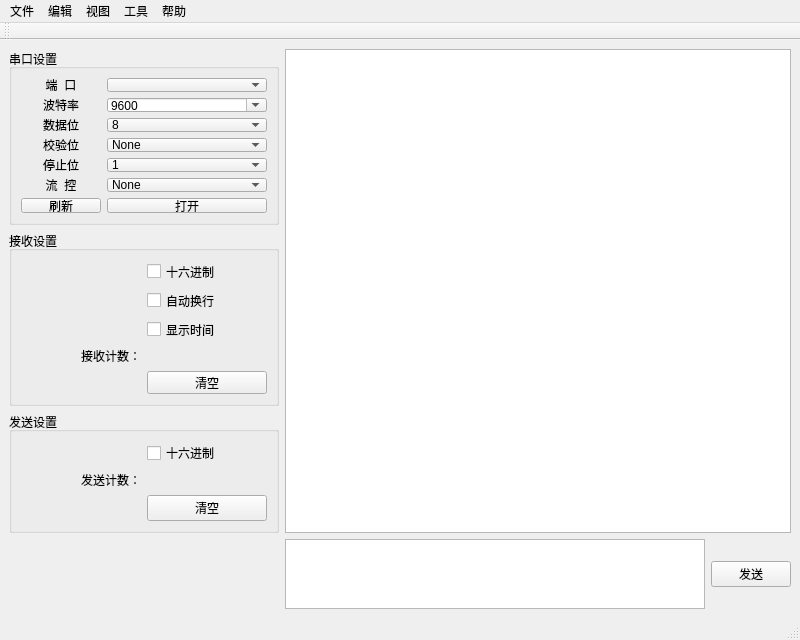
<?xml version="1.0" encoding="UTF-8"?>
<ui version="4.0">
 <class>MainWindow</class>
 <widget class="QMainWindow" name="MainWindow">
  <property name="geometry">
   <rect>
    <x>0</x>
    <y>0</y>
    <width>800</width>
    <height>640</height>
   </rect>
  </property>
  <property name="minimumSize">
   <size>
    <width>800</width>
    <height>640</height>
   </size>
  </property>
  <property name="windowTitle">
   <string>SerialMaster</string>
  </property>
  <property name="windowIcon">
   <iconset resource="source.qrc">
    <normaloff>:/icon/串口.png</normaloff>:/icon/串口.png</iconset>
  </property>
  <widget class="QWidget" name="centralWidget">
   <layout class="QGridLayout" name="gridLayout_2">
    <item row="1" column="0">
     <widget class="QGroupBox" name="groupBox_2">
      <property name="maximumSize">
       <size>
        <width>16777215</width>
        <height>16777215</height>
       </size>
      </property>
      <property name="title">
       <string>接收设置</string>
      </property>
      <layout class="QGridLayout" name="gridLayout_3">
       <item row="5" column="1">
        <widget class="QPushButton" name="pushButton_ReceiveClearCnt">
         <property name="text">
          <string>清空</string>
         </property>
        </widget>
       </item>
       <item row="4" column="0">
        <widget class="QLabel" name="label_7">
         <property name="text">
          <string>接收计数：</string>
         </property>
         <property name="alignment">
          <set>Qt::AlignRight|Qt::AlignTrailing|Qt::AlignVCenter</set>
         </property>
        </widget>
       </item>
       <item row="2" column="1">
        <widget class="QCheckBox" name="checkBox_ReceiveShowTime">
         <property name="text">
          <string>显示时间</string>
         </property>
        </widget>
       </item>
       <item row="0" column="1">
        <widget class="QCheckBox" name="checkBox_ReceiveHEX">
         <property name="text">
          <string>十六进制</string>
         </property>
        </widget>
       </item>
       <item row="4" column="1">
        <widget class="QLabel" name="label_ReceiveCnt">
         <property name="text">
          <string/>
         </property>
        </widget>
       </item>
       <item row="1" column="1">
        <widget class="QCheckBox" name="checkBox_ReceiveAutoNewLine">
         <property name="text">
          <string>自动换行</string>
         </property>
        </widget>
       </item>
      </layout>
     </widget>
    </item>
    <item row="0" column="0">
     <widget class="QGroupBox" name="groupBox">
      <property name="minimumSize">
       <size>
        <width>240</width>
        <height>0</height>
       </size>
      </property>
      <property name="maximumSize">
       <size>
        <width>16777215</width>
        <height>16777215</height>
       </size>
      </property>
      <property name="title">
       <string>串口设置</string>
      </property>
      <layout class="QGridLayout" name="gridLayout">
       <item row="6" column="1">
        <widget class="QComboBox" name="comboBox_FlowCtrl">
         <item>
          <property name="text">
           <string>None</string>
          </property>
         </item>
        </widget>
       </item>
       <item row="2" column="1">
        <widget class="QComboBox" name="comboBox_BaundRate">
         <property name="editable">
          <bool>true</bool>
         </property>
         <item>
          <property name="text">
           <string>9600</string>
          </property>
         </item>
         <item>
          <property name="text">
           <string>19200</string>
          </property>
         </item>
         <item>
          <property name="text">
           <string>38400</string>
          </property>
         </item>
         <item>
          <property name="text">
           <string>115200</string>
          </property>
         </item>
        </widget>
       </item>
       <item row="5" column="1">
        <widget class="QComboBox" name="comboBox_StopBit">
         <item>
          <property name="text">
           <string>1</string>
          </property>
         </item>
        </widget>
       </item>
       <item row="3" column="0">
        <widget class="QLabel" name="label_3">
         <property name="text">
          <string>数据位</string>
         </property>
         <property name="alignment">
          <set>Qt::AlignCenter</set>
         </property>
        </widget>
       </item>
       <item row="1" column="1">
        <widget class="QComboBox" name="comboBox_Port">
         <property name="minimumSize">
          <size>
           <width>160</width>
           <height>0</height>
          </size>
         </property>
        </widget>
       </item>
       <item row="4" column="0">
        <widget class="QLabel" name="label_4">
         <property name="text">
          <string>校验位</string>
         </property>
         <property name="alignment">
          <set>Qt::AlignCenter</set>
         </property>
        </widget>
       </item>
       <item row="3" column="1">
        <widget class="QComboBox" name="comboBox_DataLen">
         <item>
          <property name="text">
           <string>8</string>
          </property>
         </item>
        </widget>
       </item>
       <item row="5" column="0">
        <widget class="QLabel" name="label_5">
         <property name="text">
          <string>停止位</string>
         </property>
         <property name="alignment">
          <set>Qt::AlignCenter</set>
         </property>
        </widget>
       </item>
       <item row="6" column="0">
        <widget class="QLabel" name="label_6">
         <property name="text">
          <string>流  控</string>
         </property>
         <property name="alignment">
          <set>Qt::AlignCenter</set>
         </property>
        </widget>
       </item>
       <item row="4" column="1">
        <widget class="QComboBox" name="comboBox_CheckSum">
         <item>
          <property name="text">
           <string>None</string>
          </property>
         </item>
        </widget>
       </item>
       <item row="1" column="0">
        <widget class="QLabel" name="label">
         <property name="text">
          <string>端  口</string>
         </property>
         <property name="alignment">
          <set>Qt::AlignCenter</set>
         </property>
        </widget>
       </item>
       <item row="2" column="0">
        <widget class="QLabel" name="label_2">
         <property name="text">
          <string>波特率</string>
         </property>
         <property name="alignment">
          <set>Qt::AlignCenter</set>
         </property>
        </widget>
       </item>
       <item row="7" column="1">
        <widget class="QPushButton" name="pushButton_Open">
         <property name="text">
          <string>打开</string>
         </property>
        </widget>
       </item>
       <item row="7" column="0">
        <widget class="QPushButton" name="pushButton_RefreshPort">
         <property name="text">
          <string>刷新</string>
         </property>
        </widget>
       </item>
      </layout>
     </widget>
    </item>
    <item row="2" column="0">
     <widget class="QGroupBox" name="groupBox_3">
      <property name="maximumSize">
       <size>
        <width>16777215</width>
        <height>7777777</height>
       </size>
      </property>
      <property name="title">
       <string>发送设置</string>
      </property>
      <layout class="QGridLayout" name="gridLayout_4">
       <item row="1" column="1">
        <widget class="QLabel" name="label_SendCnt">
         <property name="text">
          <string/>
         </property>
        </widget>
       </item>
       <item row="1" column="0">
        <widget class="QLabel" name="label_9">
         <property name="text">
          <string>发送计数：</string>
         </property>
         <property name="alignment">
          <set>Qt::AlignRight|Qt::AlignTrailing|Qt::AlignVCenter</set>
         </property>
        </widget>
       </item>
       <item row="2" column="1">
        <widget class="QPushButton" name="pushButton_SendClearCnt">
         <property name="text">
          <string>清空</string>
         </property>
        </widget>
       </item>
       <item row="0" column="1">
        <widget class="QCheckBox" name="checkBox_SendHEX">
         <property name="text">
          <string>十六进制</string>
         </property>
        </widget>
       </item>
      </layout>
     </widget>
    </item>
    <item row="3" column="0" rowspan="2">
     <spacer name="verticalSpacer">
      <property name="orientation">
       <enum>Qt::Vertical</enum>
      </property>
      <property name="sizeHint" stdset="0">
       <size>
        <width>20</width>
        <height>40</height>
       </size>
      </property>
     </spacer>
    </item>
    <item row="4" column="1">
     <widget class="QTextEdit" name="textEdit_Send">
      <property name="maximumSize">
       <size>
        <width>16777215</width>
        <height>100</height>
       </size>
      </property>
     </widget>
    </item>
    <item row="4" column="2">
     <widget class="QPushButton" name="pushButton_Send">
      <property name="text">
       <string>发送</string>
      </property>
     </widget>
    </item>
    <item row="0" column="1" rowspan="4" colspan="2">
     <widget class="QTextEdit" name="textEdit_Receive"/>
    </item>
   </layout>
  </widget>
  <widget class="QMenuBar" name="menuBar">
   <property name="geometry">
    <rect>
     <x>0</x>
     <y>0</y>
     <width>800</width>
     <height>23</height>
    </rect>
   </property>
   <widget class="QMenu" name="menu">
    <property name="title">
     <string>文件</string>
    </property>
   </widget>
   <widget class="QMenu" name="menu_2">
    <property name="title">
     <string>编辑</string>
    </property>
   </widget>
   <widget class="QMenu" name="menu_3">
    <property name="title">
     <string>视图</string>
    </property>
   </widget>
   <widget class="QMenu" name="menu_4">
    <property name="title">
     <string>工具</string>
    </property>
   </widget>
   <widget class="QMenu" name="menu_5">
    <property name="title">
     <string>帮助</string>
    </property>
   </widget>
   <addaction name="menu"/>
   <addaction name="menu_2"/>
   <addaction name="menu_3"/>
   <addaction name="menu_4"/>
   <addaction name="menu_5"/>
  </widget>
  <widget class="QStatusBar" name="statusBar"/>
  <widget class="QToolBar" name="toolBar">
   <property name="windowTitle">
    <string>toolBar</string>
   </property>
   <attribute name="toolBarArea">
    <enum>TopToolBarArea</enum>
   </attribute>
   <attribute name="toolBarBreak">
    <bool>false</bool>
   </attribute>
  </widget>
 </widget>
 <resources>
  <include location="source.qrc"/>
 </resources>
 <connections/>
</ui>
